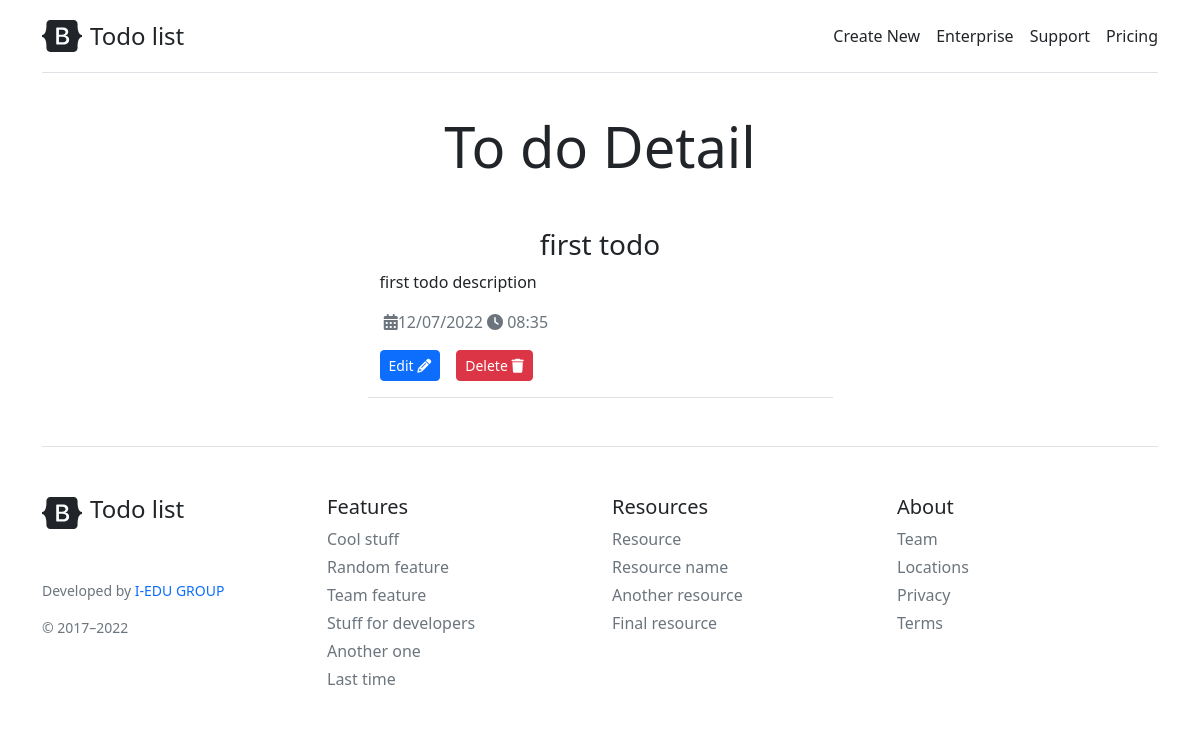
/todo/detail/1, run on the app's committed database.
### todo/models.py (models this page shows, shortened)
class Todo(models.Model):
    title = models.CharField(max_length=50)
    desc = models.CharField(max_length=200)
    isDone = models.BooleanField(default=False)
    created_at = models.DateTimeField(auto_now_add=True)

### todo/views.py (the view)
# urls.py: path(r'detail/<int:pk>', TodoDetailView.as_view(), name='todo-detail'),
class TodoDetailView(View):
    def get(self, request, pk, *args, **kwargs):
        page_title = 'To do Detail'
        post = Todo.objects.get(pk=pk)
        form = TodoForm()
        context = {
            'todo': post,
            'form': form,
            'page_title':page_title,
        }
        return render(request, 'todo/detail.html', context)

### templates/todo/detail.html
{% extends 'todo/base.html' %}
{% block content %}
<div class="container">
<div class="row justify-content-center mt-3">
    <div class="col-md-5 col-sm-12 border-bottom">
        <h3 class="text-center">
            {{todo.title}}
        </h3>
        <p class="text-right">
            {{todo.desc}}
        </p>
        <span class="text-muted">&nbsp;<i class="fas fa-calendar-alt"></i>{{todo.created_at|date:"SHORT_DATE_FORMAT"}}</span><span class="text-muted"> <i class="fas fa-clock"></i>&nbsp;{{todo.created_at|time:"h:i "}}</span>
        <div class="d-flex flex-row mt-3 mb-3">
            <a class="btn btn-primary btn-sm me-3" href="{% url 'todo-edit' todo.pk %}">Edit <i class="fa fa-pencil" aria-hidden="true"></i></a>
            <a class="btn btn-danger btn-sm me-3" href="{% url 'todo-delete' todo.pk %}">Delete <i class="fa fa-trash" aria-hidden="true"></i></a>
        </div>
    </div>
</div>
</div>
{% endblock content %}

### data on the page
Todo: title "first todo", desc "first todo description", created_at "12/07/2022", created_at "08:35"

### other printed values
{{ page_title }} "To do Detail"
